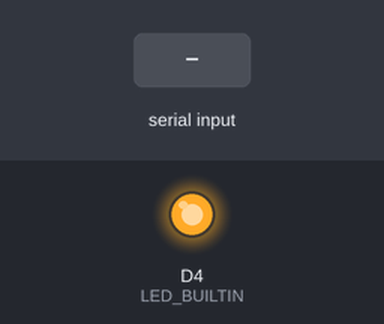
Bench run of a sketch on a simulated ESP8266 (NodeMCU). Shown: output pins drawn as LEDs (lit = HIGH, except the on-board LED, lit = LOW). The test bench sets the inputs (shaded band).

Above: at 1.2 s.
1.3 s: "0" received over the second serial link
At 2.3 s:
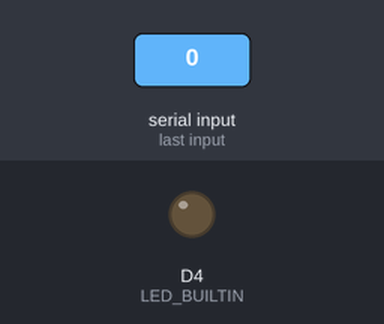
2.8 s: "1" received over the second serial link
At 3.4 s:
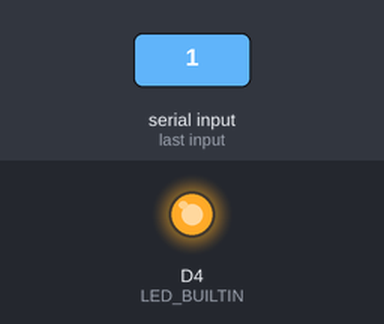
Timing chart, 0 to 5.8 s (numbered marks = the images above; inputs shaded):
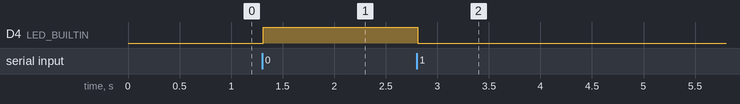

Measured:
- after the input at 1.3 s, D4 (LED_BUILTIN): LOW → HIGH at once
- after the input at 2.8 s, D4 (LED_BUILTIN): HIGH → LOW at once

The sketch:

arduino_nodemcu_serial_communication_nodemcu.ino
```cpp
#include <SoftwareSerial.h>

SoftwareSerial mySerial(D2, D1); // Rx, Tx

String dataFromArduino;
char charFromArduino;

String dataToArduino;
char charToArduino;

void setup()
{
  Serial.begin(115200);
  mySerial.begin(115200);
  pinMode(LED_BUILTIN, OUTPUT);
}

void loop()
{
  while (Serial.available() > 0)
  {
    delay(10);
    charToArduino = Serial.read();
    dataToArduino += charToArduino;
  }
  mySerial.print(dataToArduino);
  dataToArduino = "";

  while (mySerial.available() > 0)
  {
    delay(10);
    charFromArduino = mySerial.read();
    dataFromArduino += charFromArduino;
  }
  dataFromArduino.trim();

  if (dataFromArduino != "" && dataFromArduino == "1")
  {
    digitalWrite(LED_BUILTIN, LOW);
  }
  else if (dataFromArduino == "0")
  {
    digitalWrite(LED_BUILTIN, HIGH);
  }
  else
  {
    Serial.print(dataFromArduino);
  }
  dataFromArduino = "";
}
```
